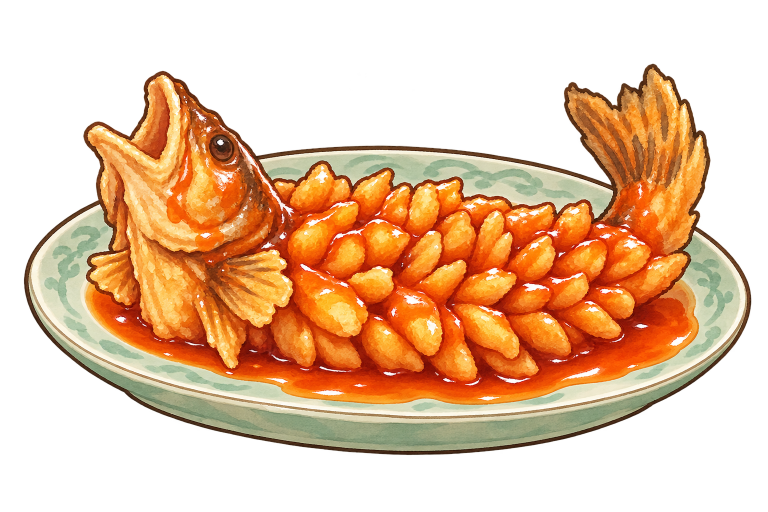
#> input picture 新建文件夹/松鼠鳜鱼.png, 1536 x 1024 px (shown at 1/2 size)
$ python trace_d18.py '../新建文件夹/松鼠鳜鱼.png'   (older library calls are emulated)
#> lines starting #> are read from the running program, lines starting #| are printed output that depends on the picture; after the words box and inside, x2 and y2 are one past the last pixel; in counts of white or black regions, pixels touching at a corner belong together
### WhiteModel/trace_common.py
"""Shared tools for tracing a dish's art into its model (勾勒), used by trace_d10.py and trace_d18.py (trace_d06.py and
trace_d23.py came first and carry their own): the art's camera, the dish's surface under the food, cutting the art
into pieces, their colours, and each piece as a surface over its outline in the art, so that from the art's camera
it covers exactly what the art paints, its 3D shape a rounded mound (lying) or a rounded lens (standing).
"""
import heapq
import json
import math
import os
import subprocess
import tempfile

import cv2
import numpy as np
from PIL import Image, ImageDraw, ImageFont

HERE = os.path.dirname(os.path.abspath(__file__))
u8 = lambda m: m.astype(np.uint8)
disk = lambda r: cv2.getStructuringElement(cv2.MORPH_ELLIPSE, (2 * r + 1, 2 * r + 1))


# [5 lines left out: function fill_holes, not called in this run]


def largest(m):
    n, cc, st, _ = cv2.connectedComponentsWithStats(u8(m))
    return cc == 1 + np.argmax(st[1:, cv2.CC_STAT_AREA]) if n > 1 else m.astype(bool)


class Camera:
    """The art as an orthographic view from straight in front, `el` degrees up, k px a metre, the world's origin
    at the art pixel (u0, v0): X = u0 + k·x, Y = v0 - k·(y·sin el + z·cos el)."""

    def __init__(self, el, k, u0, v0):
        self.el, self.k, self.u0, self.v0 = el, k, u0, v0
        self.se, self.ce = math.sin(math.radians(el)), math.cos(math.radians(el))
        self.toward = np.array([0.0, -self.ce, self.se])        # from the food towards the camera
        self.away = -self.toward

    def project(self, x, y, z):
        return (self.u0 + self.k * np.asarray(x),
                self.v0 - self.k * (np.asarray(y) * self.se + np.asarray(z) * self.ce))

    # [5 lines left out: function on_ray, not called in this run]

    def depth(self, P):
        P = np.asarray(P)
        return P[..., 1] * self.ce - P[..., 2] * self.se

    # [28 lines left out: functions plane_depth, backproject, not called in this run]


class Grid:
    """Heights over a world grid (x, y), step metres apart, sampled bilinearly."""

    def __init__(self, z, x0, y0, step):
        self.z, self.x0, self.y0, self.step = z, x0, y0, step

    # [9 lines left out: function __call__, not called in this run]

    def xy(self):
        n_y, n_x = self.z.shape
        return np.meshgrid(self.x0 + np.arange(n_x) * self.step, self.y0 + np.arange(n_y) * self.step)

    # [62 lines left out: functions top_of, dish_mesh, not called in this run]


# ------------------------------------------------------------------ cutting the art into pieces

def flood(markers, elev):
    """A priority flood from the markers (> 0) over the elevation, lowest first: each pixel takes the label of the
    neighbour it is reached from. Pixels outside every region keep 0 where markers are -1."""
    H, W = markers.shape
    lab = markers.copy()
    ys, xs = np.nonzero(lab > 0)
    hq = [(float(elev[y, x]), int(y), int(x)) for y, x in zip(ys, xs)]
    heapq.heapify(hq)
    while hq:
        e, y, x = heapq.heappop(hq)
        l = lab[y, x]
        for dy, dx in ((1, 0), (-1, 0), (0, 1), (0, -1)):
            yy, xx = y + dy, x + dx
            if 0 <= yy < H and 0 <= xx < W and lab[yy, xx] == 0:
                lab[yy, xx] = l
                heapq.heappush(hq, (max(float(elev[yy, xx]), e), yy, xx))
    return lab


def seeded_pieces(rgb, zone, strokes, background, remove=None, ink=(0.45, 0.35), widths=(7, 9)):
    """A flood of the art seeded by `strokes` {piece number: [art pixels]} inside each piece and `background`
    [lines of art pixels] outside them, lowest ground first: the ground is the change of colour, and the art's ink
    lines (value under ink[0] and saturation over ink[1]) stand high as walls, crossed last, so that each piece's
    outline follows the line the art draws round it; what lies on top (`remove`, a mask) is painted out first.
    Returns the piece numbers per pixel (0 outside them)."""
    H, W = zone.shape
    hsv = cv2.cvtColor(rgb, cv2.COLOR_RGB2HSV_FULL).astype(np.float32)
    s, v = hsv[..., 1] / 255, hsv[..., 2] / 255
    img = rgb.copy()
    gone = np.zeros((H, W), bool) if remove is None else cv2.dilate(u8(remove), disk(3)).astype(bool)
    if gone.any():
        img = cv2.inpaint(rgb, u8(gone), 6, cv2.INPAINT_TELEA)
    lab_ = cv2.cvtColor(cv2.GaussianBlur(img, (0, 0), 1.0), cv2.COLOR_RGB2LAB).astype(np.float32)
    grad = sum(np.abs(cv2.Sobel(lab_[..., c], cv2.CV_32F, 1, 0)) + np.abs(cv2.Sobel(lab_[..., c], cv2.CV_32F, 0, 1))
               for c in range(3))
    wall = (v < ink[0]) & (s > ink[1]) & ~gone
    elev = grad + 2000.0 * cv2.GaussianBlur(wall.astype(np.float32), (0, 0), 1.5)
    mk = Image.new('I', (W, H), 0)
    d = ImageDraw.Draw(mk)
    for line in background:
        d.line(line, fill=1, width=widths[1])
    for pid, line in strokes.items():
        d.line(line, fill=pid + 1, width=widths[0])
        for x, y in line:
            d.ellipse((x - 5, y - 5, x + 5, y + 5), fill=pid + 1)
    markers = np.asarray(mk, np.int32).copy()
    markers[~zone] = 1
    if remove is not None:
        markers[remove & (markers > 1)] = 0
    lab = flood(markers, elev)
    lab[~zone] = 1
    return np.where(lab > 1, lab - 1, 0)


# [535 lines left out: functions split, grow, posterize, paint_channels, blobs, raster and 15 more, not called in this run]

### WhiteModel/trace_d18.py
"""Traces 松鼠鳜鱼's art (新建文件夹/松鼠鳜鱼.png) for D18, so that its crisp pieces, head, fins and tail are modelled
1:1 (勾勒): writes food_models/traced_D18.json and its colours food_models/traced_D18_paint.npz, which
plates.songshu_guiyu builds the dish from, and a tracing sheet.

    python WhiteModel/trace_d18.py [--sheet <out.png>]

1. The art's camera: fitted so that the dish songshu_guiyu built before covered the art's silhouette best
   (IoU 0.986). The dish and its pool of sauce, and the body the crisp pieces stand on (the core: a long rounded
   body lying along the dish), are built by Blender with songshu_guiyu's own helpers.
2. The pieces: a flood of the art seeded by strokes (STROKES, read off the art by eye) and on the dish and sauce
   round them (DISH), its ink lines made walls: the head reared up with its gaping jaws, the three fins round its
   throat, the tail flicked up, and the body; the body's crisp pieces are found where the art's golden flesh is cut
   apart by its red sauce and dark lines (split), then grown over the whole body to the creases between them (grow),
   so that they pack it as the art paints them, a thin crease between each two.
3. Their colours: each crisp piece golden at its top and glazed red low down, as the art paints them all, with the
   art's own light, shade and glaze on top; the head's blocked in as a painter would (posterize: the pale of its jaws
   and throat, the red sauce running down it, its brown shade and dark lines, on its orange), the fins' and the
   tail's dark rays and red glaze likewise, the eye's dark pupil; songshu_guiyu paints each onto the pieces, whose
   meshes have vertices along every colour's edge.
4. Each piece a surface over its outline, so that from the art's camera it covers exactly what the art paints: the
   crisp pieces plump lenses standing out from the body under them, each turned part way with the body's surface
   (TURN: those over its back face up into the light, those low on its flank down), with only a cone behind; the
   head a thick rounded lens reared up over the dish, the art's shading in relief, its back a coarser lens; the fins
   and the tail thin ones, each where the art has it. Whatever would sink into the dish is moved up onto it along
   the line of sight, so that the art's view still sees it where it was.
"""
import json
import os
import sys

import cv2
import numpy as np
from PIL import Image

from trace_common import (Camera, Grid, above, contour_points, dish_mesh, disk, fill_holes, grow, largest, neighbours,
                          on_top, outline_mesh, over, paint_channels, posterize, profile, raster, seeded_pieces,
                          shading_band, smooth_inner, split, standing, tracing_sheet, u8)

HERE = os.path.dirname(os.path.abspath(__file__))
ART = os.path.join(HERE, '..', '新建文件夹', '松鼠鳜鱼.png')
OUT = os.path.join(HERE, 'food_models', 'traced_D18.json')
PAINT = os.path.join(HERE, 'food_models', 'traced_D18_paint.npz')
CAM = Camera(34.95, 4385.6, 770.9, 665.8)          # (1)
FZ = 0.008                                          # the dish's floor
DISH = ("d = DISH18\n"
        "inside = oval_dish(p, d['A'], d['q'], d['yaw'], d['h'], d['foot'], floor=0.008, n=40, rings=2)\n"
        "dish_sauce(p, 'SweetSour', inside, d['A'], d['q'], d['yaw'], reach=0.86, n=40, seed=18, sy=0.7, "
        "wobble=0.05, lift=0.0012)")
CORE = ("zc = 0.026\n"
        "p.blob((0.029, 0.004, zc), 1.0, 'SauceShadow', squash=(0.079, 0.034, 0.032), segs=(12, 6), "
        "deform=lambda c: guiyu_core(c, 0.079, 0.008 + 0.002 - zc))")

# (2) the pieces, built in this order: name, kind, strokes inside it (art pixels)
PIECES = [
    ('body', 'body', [(600, 420), (700, 380), (800, 400), (900, 420), (1000, 440), (1100, 450), (1200, 470),
                      (620, 520), (700, 500), (800, 520), (900, 540), (1000, 560), (1100, 560), (1200, 560),
                      (600, 640), (700, 660), (800, 680), (900, 680), (1000, 660), (1100, 640), (1200, 620),
                      (560, 700), (650, 720), (750, 730), (850, 730)]),
    ('head', 'head', [(285, 175), (300, 240), (240, 300), (200, 280), (350, 320), (400, 400), (470, 420), (500, 350),
                      (430, 260), (300, 420), (330, 600), (505, 420), (535, 455), (520, 390)]),
    ('eye', 'eye', [(445, 290), (450, 295)]),
    ('fin_l', 'fin', [(200, 530), (230, 560), (260, 590)]),
    ('fin_r', 'fin', [(440, 520), (500, 530), (540, 560), (530, 600)]),
    ('fin_p', 'fin', [(420, 620), (432, 650), (445, 685), (460, 715), (468, 730)]),
    ('tail', 'tail', [(1170, 220), (1220, 260), (1280, 200), (1320, 170), (1360, 280), (1330, 360), (1290, 420)]),
]
DISH_STROKES = [[(80, 520), (70, 600), (100, 700), (200, 780)], [(300, 790), (500, 795), (700, 795), (900, 790),
                                                                 (1100, 785), (1300, 765), (1450, 700)],
                [(1500, 600), (1450, 500), (1400, 420)], [(600, 315), (800, 300), (1000, 320), (1100, 345)],
                [(560, 330), (580, 340)], [(130, 640), (160, 690)], [(1350, 620), (1400, 600)],
                [(330, 760), (380, 760)], [(1150, 330), (1100, 380)]]
EYE = (447, 292), 21, (446, 292), 15   # the eye's middle and radius, and its dark pupil's (art pixels)
CHANNELS = ['glaze', 'dark', 'pupil', 'ray', 'light', 'shade', 'brown', 'red', 'gold', 'pale']
# the head's colours in the art and the fins' and the tail's, blocked in as a painter would (posterize): the head's
# dark lines, its brown shade, the red glaze running down it, its orange, its gold and the pale of its jaws and
# throat; the fins' dark and brown rays, the red glaze on them, their orange and gold
HEAD_PALETTE = {'dark': (131, 56, 23), 'brown': (185, 77, 26), 'red': (227, 108, 31), 'orange': (239, 153, 66),
                'gold': (248, 189, 101), 'pale': (249, 215, 155)}
FIN_PALETTE = {'dark': (111, 59, 26), 'ray': (169, 89, 37), 'red': (226, 88, 15), 'mid': (206, 122, 53),
               'orange': (241, 152, 55), 'gold': (249, 192, 105)}
# (4) by kind: mesh spacing inside and along the outline (m), how far it stands out (puff × its half-width, up to
# top), its back (for standing ones), its relief, its colours (built in, painted from which channel)
KINDS = {
    'body': dict(gap=0.0075, gb=0.0045, puff=0.85, top=0.011, back=0.009, relief=0.0022, mat='CrispPiece',
                 paint=[], tint=[('light', '#ffd070', 0.6), ('shade', '#e8560c', 0.55), ('glaze', '#dc3c08', 0.85)]),
    'head': dict(gap=0.011, gb=0.005, puff=0.6, top=0.028, back=0.022, relief=0.007, mat='CrispHead',
                 paint=[('pale', 'HeadPale'), ('brown', 'HeadBrown'), ('red', 'HeadRed'), ('dark', 'GuiyuThroat')],
                 tint=[('gold', '#f8c068', 0.7)]),
    'eye': dict(gap=0.003, gb=0.002, puff=0.3, top=0.0008, relief=0.0, mat='EyeBrown', paint=[('pupil', 'FishEye')],
                tint=[]),
    'fin': dict(gap=0.008, gb=0.005, puff=0.4, top=0.0025, back=0.0025, relief=0.0, mat='FriedFin',
                paint=[('ray', 'GuiyuRay')], tint=[('glaze', '#e2580f', 0.6)]),
    'tail': dict(gap=0.013, gb=0.006, puff=0.4, top=0.004, back=0.004, relief=0.0, mat='GuiyuTail',
                 paint=[('ray', 'GuiyuRay')], tint=[('glaze', '#e2580f', 0.75)]),
}
TURN = 0.6         # how far each crisp piece turns with the body's surface under it (0: square to the eye)
INK = [0.3, 1.5]   # the art's ink line round a piece: full to, gone by (art pixels), inside its ring of vertices
# where each standing piece stands: the art pixel and height its plane passes through, and how far towards the eye
# it is moved from there (m), as the dish was built before
ANCHORS = {'head': ((360, 692), 0.014, 0.0), 'fin_l': ((360, 692), 0.014, -0.01), 'fin_p': ((360, 692), 0.014, 0.036),
           'fin_r': ((360, 692), 0.014, 0.046), 'tail': ((1300, 440), 0.038, 0.0)}


# [44 lines left out: functions classes, crisp_pieces, not called in this run]


def main():
    sheet = sys.argv[sys.argv.index('--sheet') + 1] if '--sheet' in sys.argv else None
    rgba = np.asarray(Image.open(ART).convert('RGBA'))
#> rgba is the input picture: shape (1024, 1536, 4); mean R, G, B, A 126.9, 83.7, 46.6, 126.8
    rgb, alpha = np.ascontiguousarray(rgba[..., :3]), rgba[..., 3]
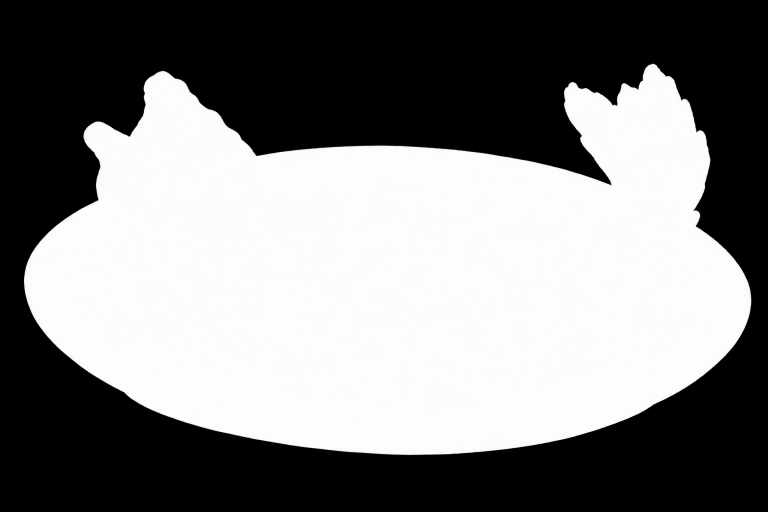
#> alpha: shape (1024, 1536) (shown at 1/2 size); min 0, max 254, mean 126.8
    H, W = alpha.shape
    lum = rgb.astype(np.float32) @ np.array([0.3, 0.59, 0.11], np.float32)
    zone = alpha > 128
#> zone: shape (1024, 1536) bool; 50.2% white; 1 black region, box (x1, y1, x2, y2) and area: (0, 0, 1536, 1024) 783076
    strokes = {i + 1: st for i, (_, _, st) in enumerate(PIECES)}
    pieces = seeded_pieces(rgb, zone, strokes, DISH_STROKES)
#> in seeded_pieces, `hsv = cv2.cvtColor(rgb, cv2.COLOR_RGB2HSV_FULL).astype(np.float32)`:
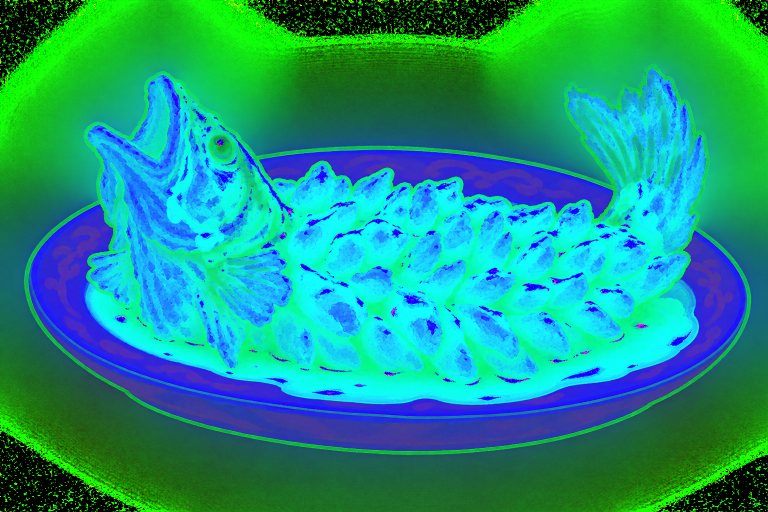
#> hsv: shape (1024, 1536, 3) float32 (shown at 1/2 size); mean R, G, B 24.2, 151.7, 128.1
#> in seeded_pieces, `s, v = hsv[..., 1] / 255, hsv[..., 2] / 255`:
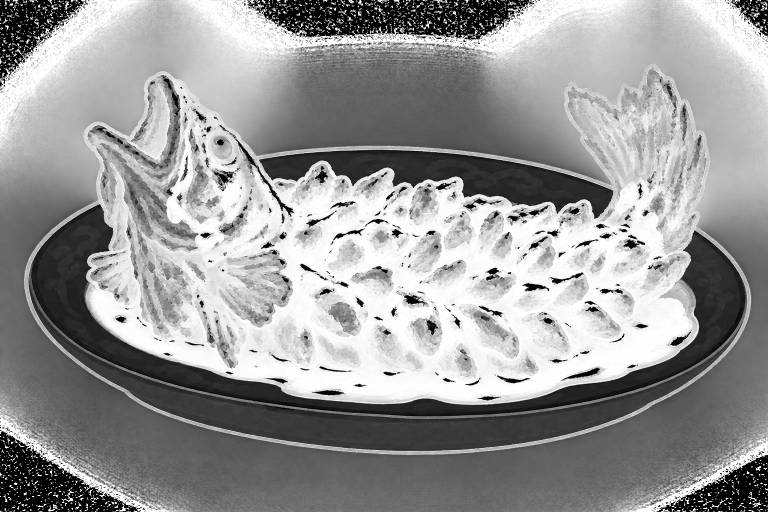
#> s: shape (1024, 1536) float32 (shown at 1/2 size); min 0, max 1, mean 0.594
#> in seeded_pieces, `s, v = hsv[..., 1] / 255, hsv[..., 2] / 255`:
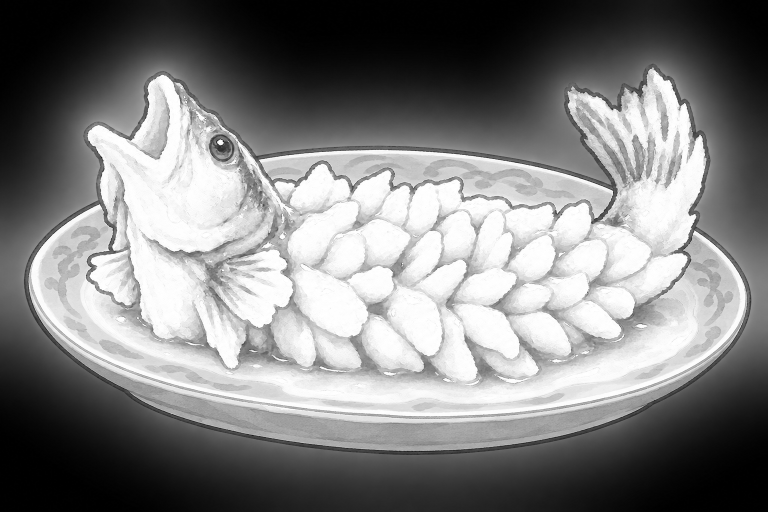
#> v: shape (1024, 1536) float32 (shown at 1/2 size); min 0, max 1, mean 0.502
#> in seeded_pieces, `lab_ = cv2.cvtColor(cv2.GaussianBlur(img, (0, 0), 1.0), cv2.COLOR_RGB2..`:
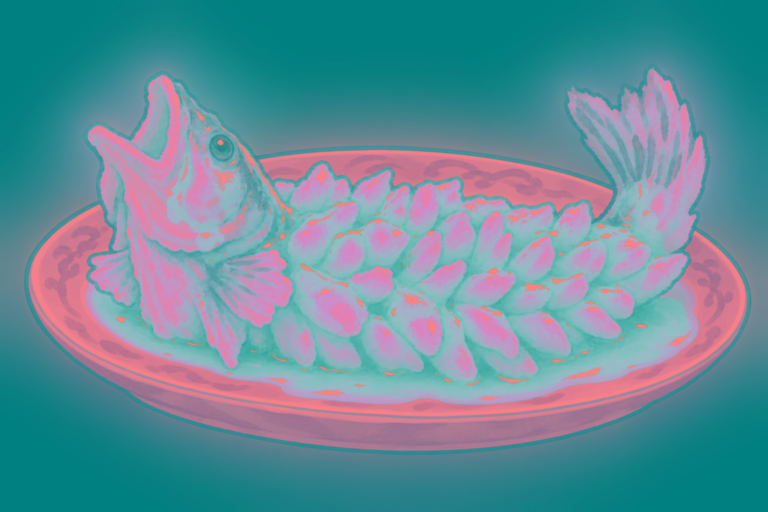
#> lab_: shape (1024, 1536, 3) float32 (shown at 1/2 size); mean R, G, B 99.8, 141.6, 154.8
#> in seeded_pieces, `grad = sum(np.abs(cv2.Sobel(lab_[..., c], cv2.CV_32F, 1, 0)) + np.abs(..`:
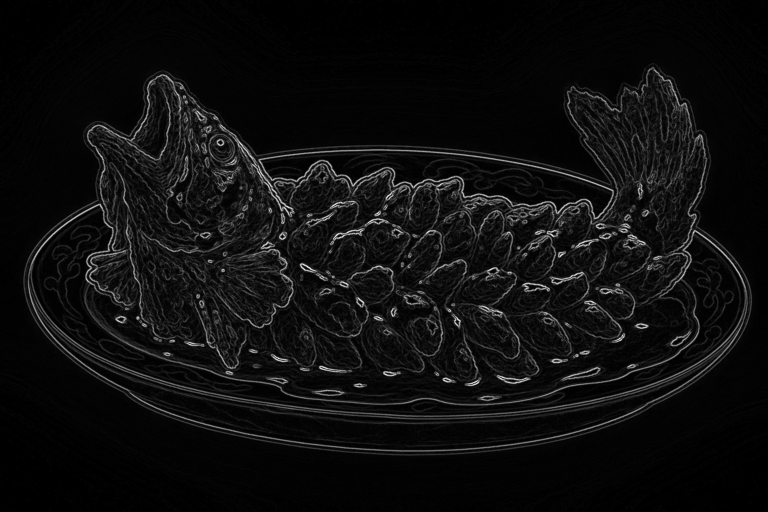
#> grad: shape (1024, 1536) float32 (shown at 1/2 size); min 0, max 968, mean 55.9; drawn with min black and max white
#> in seeded_pieces, `wall = (v < ink[0]) & (s > ink[1]) & ~gone`:
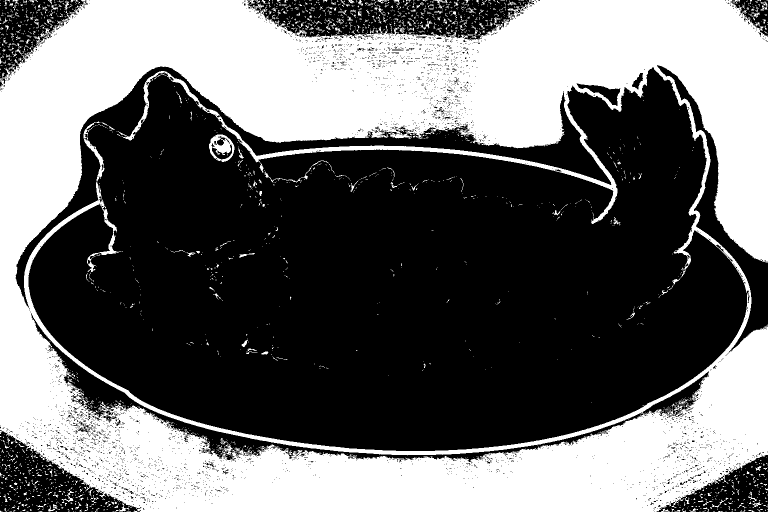
#> wall: shape (1024, 1536) bool (shown at 1/2 size); 42% white; 2100 white regions (1909 under 20 px), largest, box (x1, y1, x2, y2) and area: (0, 0, 1536, 1024) 643159, (418, 269, 469, 324) 1404, (167, 243, 209, 363) 883
#> (the rest of the program and of its run is left out)
